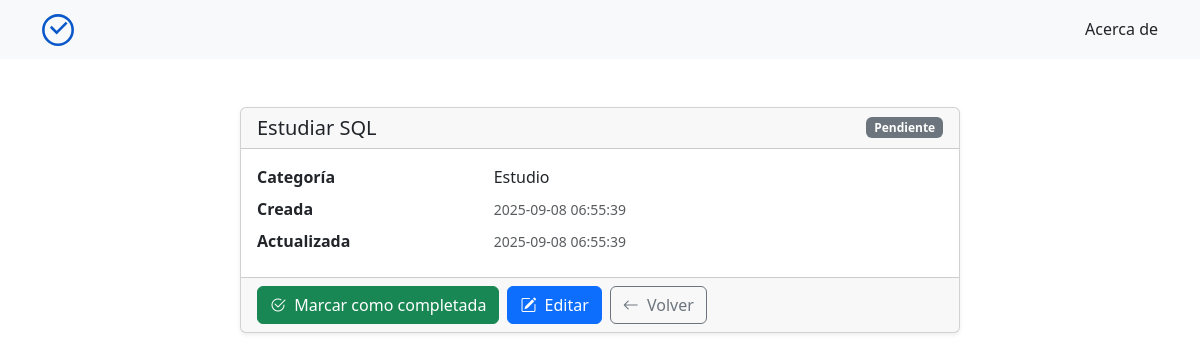
The page /tarea/1 on the database its author committed.
### tables this page shows
CREATE TABLE tareas (
            id INTEGER PRIMARY KEY AUTOINCREMENT,
            nombre TEXT NOT NULL,
            estado TEXT NOT NULL DEFAULT 'pendiente',
            categoria_id INTEGER NOT NULL,
            created_at TEXT NOT NULL DEFAULT (datetime('now','localtime')),
            updated_at TEXT NOT NULL DEFAULT (datetime('now','localtime')),
            FOREIGN KEY (categoria_id) REFERENCES categorias(id)
                ON UPDATE CASCADE
                ON DELETE RESTRICT
        );

CREATE TABLE categorias (
            id INTEGER PRIMARY KEY AUTOINCREMENT,
            nombre TEXT NOT NULL UNIQUE
        );

### app.py (the view)
@app.route('/tarea/<int:id>')
def detalle(id): # CONSULTA EL DETALLE DE UNA TAREA ESPECÍFICA
    tarea = Tarea.get_by_id(id)
    categoria = Categoria.get_by_id(tarea["categoria_id"])
    return render_template("tarea.html", tarea=tarea, categoria=categoria)

### database.py (called while the page is built)
def connect_db():
    conn = sqlite3.connect(DATABASE_NAME) # Conecta a la base de datos
    conn.row_factory = sqlite3.Row  # Devuelve filas tipo Row: acceso por índice y por llave
    conn.execute("PRAGMA foreign_keys = ON") # Activa el modo de clave foránea
    return conn

def query_one(sql, params=None):
    conn = connect_db()
    row = conn.execute(sql, params or ()).fetchone()
    conn.close()
    return row

### models/categoria.py (called while the page is built)
    @staticmethod
    def get_by_id(categoria_id):
        query = query_one("SELECT id, nombre FROM categorias WHERE id = ?", (categoria_id,))
        print(f" * Categoría: {query}")
        return query

### models/tarea.py (called while the page is built)
    @staticmethod
    def get_by_id(tarea_id):
        return query_one(
            "SELECT id, nombre, estado, categoria_id, created_at, updated_at FROM tareas WHERE id = ?",
            (tarea_id,),
        )

### templates/tarea.html (shortened to what this page needs)
{% extends "layout.html" %}
{% block content %}
<section id="tarea" class="container mt-4">
  <div class="row justify-content-center">
    <div class="col-12 col-lg-8">
      <div class="card shadow-sm">
        <div class="card-header d-flex justify-content-between align-items-center">
          <h2 class="h5 mb-0">{{ tarea.nombre }}</h2>
          <span class="badge {{ 'bg-success' if tarea.estado == 'completada' else 'bg-secondary' }}">{{ tarea.estado|title }}</span>
        </div>
        <div class="card-body">
          <dl class="row mb-0">
            <dt class="col-sm-4">Categoría</dt>
            <dd class="col-sm-8">{{ categoria.nombre }}</dd>
            <dt class="col-sm-4">Creada</dt>
            <dd class="col-sm-8"><small class="text-muted">{{ tarea.created_at }}</small></dd>
            <dt class="col-sm-4">Actualizada</dt>
            <dd class="col-sm-8"><small class="text-muted">{{ tarea.updated_at }}</small></dd>
          </dl>
        </div>
        <div class="card-footer d-flex gap-2">
          <form action="/tarea/{{ tarea.id }}/toggle-estado" method="post" class="m-0 p-0">
            {% set es_completada = tarea.estado == 'completada' %}
            <button type="submit" class="btn {{ 'btn-warning' if es_completada else 'btn-success' }}">
              {% if es_completada %}
              <i class="bi bi-arrow-counterclockwise me-1"></i>
              Marcar como pendiente
              {% else %}
              <i class="bi bi-check2-circle me-1"></i>
              Marcar como completada
              {% endif %}
            </button>
          </form>
          <a href="/editar/{{ tarea.id }}" class="btn btn-primary">
            <i class="bi bi-pencil-square me-1"></i>
            Editar
          </a>
          <a href="/" class="btn btn-outline-secondary">
            <i class="bi bi-arrow-left me-1"></i>
            Volver
          </a>
        </div>
      </div>
    </div>
  </div>
</section>
{% endblock %}

### rows shown on the page
tareas: nombre "Estudiar SQL", estado "Pendiente", created_at "2025-09-08 06:55:39", updated_at "2025-09-08 06:55:39"
categorias: nombre "Estudio"
